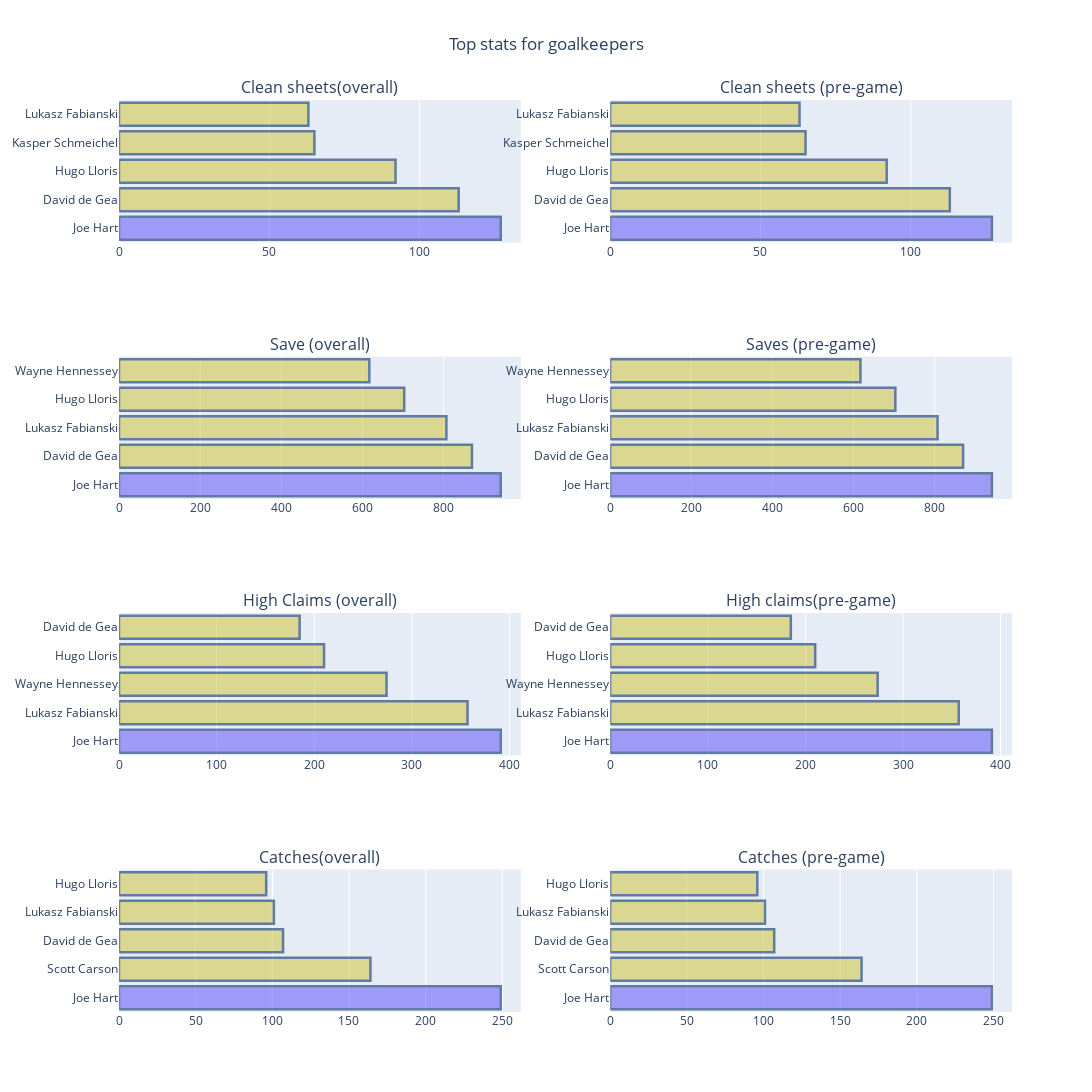

The notebook cell this image was saved under:
### Code cell
head=5
df1=goalies_38app.sort_values(by='Clean sheets', ascending=False).head(head)
df2=goalies_38app.sort_values(by='Saves', ascending=False).head(head)
                                          
df3=goalies_38app.sort_values(by='High Claims', ascending=False).head(head)
df4=goalies_38app.sort_values(by='Catches', ascending=False).head(head)

df11=goalies_38app.sort_values(by='Clean sheets', ascending=False).head(head)
df12=goalies_38app.sort_values(by='Saves', ascending=False).head(head)
df13=goalies_38app.sort_values(by='High Claims', ascending=False).head(head)
df14=goalies_38app.sort_values(by='Catches', ascending=False).head(head)

fig = make_subplots(rows=4, cols=2, subplot_titles=('Clean sheets(overall)', 'Clean sheets (pre-game)', 'Save (overall)',
                                                   'Saves (pre-game)',
                                                  'High Claims (overall)', 'High claims(pre-game)', 'Catches(overall)',
                                                  'Catches (pre-game)'))
fig.add_trace(go.Bar
              (y=df1['Name'], 
               x=df1["Clean sheets"], 
               hovertext=df1['Club'], 
               orientation='h'), row=1, col=1)
fig.add_trace(go.Bar(
                y=df2["Name"], 
                x=df2['Saves'],
                hovertext=df2['Club'],
                orientation='h'),
                row=2, col=1)

fig.add_trace(go.Bar(
                y=df3["Name"], 
                x=df3['High Claims'],
                hovertext=df3['Club'],
                orientation='h'),
                row=3, col=1)

fig.add_trace(go.Bar(
                y=df4["Name"], 
                x=df4['Catches'],
                hovertext=df4['Club'],
                orientation='h'),
                row=4, col=1)


fig.add_trace(go.Bar(
                y=df11["Name"], 
                x=df11['Clean sheets'],
                hovertext=df11['Club'],
                orientation='h'),
                row=1, col=2)

fig.add_trace(go.Bar(
                y=df12["Name"], 
                x=df12['Saves'],
                hovertext=df12['Club'],
                orientation='h'),
                row=2, col=2)

fig.add_trace(go.Bar(
                y=df13["Name"], 
                x=df13['High Claims'],
                hovertext=df13['Club'],
                orientation='h'),
                row=3, col=2)

fig.add_trace(go.Bar(
                y=df14["Name"], 
                x=df14['Catches'],
                hovertext=df14['Club'],
                orientation='h'),
                row=4, col=2)

fig.update_layout(title_text='Top stats for goalkeepers', title_x=0.5)
fig.update_traces(marker_color=['rgb(110, 102,250)', 'rgb(210, 202, 82)', 'rgb(210, 202,82)','rgb(210,202,82)',
                               'rgb(210,202,82)'], marker_line_color='rgb(8,48,107)',
                 marker_line_width=2.5, opacity=0.6)

fig.update_layout(showlegend=False)
fig.update_layout(autosize=False, width=1200, height=1600)
fig.show()

### Figure 1 — Plotly figure (JSON) as saved in the notebook; plotly's stock layout.template omitted (floating-point values rounded to 4 significant figures)
{"data": [{"hovertext": ["Tottenham-Hotspur", "Manchester-United", "Tottenham-Hotspur", "Leicester-City", "West-Ham-United"], "marker": {"color": ["rgb(110, 102,250)", "rgb(210, 202, 82)", "rgb(210, 202,82)", "rgb(210,202,82)", "rgb(210,202,82)"], "line": {"color": "rgb(8,48,107)", "width": 2.5}}, "opacity": 0.6, "orientation": "h", "type": "bar", "x": [127, 113, 92, 65, 63], "xaxis": "x", "y": ["Joe Hart", "David de Gea", "Hugo Lloris", "Kasper Schmeichel", "Lukasz Fabianski"], "yaxis": "y"}, {"hovertext": ["Tottenham-Hotspur", "Manchester-United", "West-Ham-United", "Tottenham-Hotspur", "Crystal-Palace"], "marker": {"color": ["rgb(110, 102,250)", "rgb(210, 202, 82)", "rgb(210, 202,82)", "rgb(210,202,82)", "rgb(210,202,82)"], "line": {"color": "rgb(8,48,107)", "width": 2.5}}, "opacity": 0.6, "orientation": "h", "type": "bar", "x": [941, 870, 807, 703, 617], "xaxis": "x3", "y": ["Joe Hart", "David de Gea", "Lukasz Fabianski", "Hugo Lloris", "Wayne Hennessey"], "yaxis": "y3"}, {"hovertext": ["Tottenham-Hotspur", "West-Ham-United", "Crystal-Palace", "Tottenham-Hotspur", "Manchester-United"], "marker": {"color": ["rgb(110, 102,250)", "rgb(210, 202, 82)", "rgb(210, 202,82)", "rgb(210,202,82)", "rgb(210,202,82)"], "line": {"color": "rgb(8,48,107)", "width": 2.5}}, "opacity": 0.6, "orientation": "h", "type": "bar", "x": [391, 357, 274, 210, 185], "xaxis": "x5", "y": ["Joe Hart", "Lukasz Fabianski", "Wayne Hennessey", "Hugo Lloris", "David de Gea"], "yaxis": "y5"}, {"hovertext": ["Tottenham-Hotspur", "Manchester-City", "Manchester-United", "West-Ham-United", "Tottenham-Hotspur"], "marker": {"color": ["rgb(110, 102,250)", "rgb(210, 202, 82)", "rgb(210, 202,82)", "rgb(210,202,82)", "rgb(210,202,82)"], "line": {"color": "rgb(8,48,107)", "width": 2.5}}, "opacity": 0.6, "orientation": "h", "type": "bar", "x": [249, 164, 107, 101, 96], "xaxis": "x7", "y": ["Joe Hart", "Scott Carson", "David de Gea", "Lukasz Fabianski", "Hugo Lloris"], "yaxis": "y7"}, {"hovertext": ["Tottenham-Hotspur", "Manchester-United", "Tottenham-Hotspur", "Leicester-City", "West-Ham-United"], "marker": {"color": ["rgb(110, 102,250)", "rgb(210, 202, 82)", "rgb(210, 202,82)", "rgb(210,202,82)", "rgb(210,202,82)"], "line": {"color": "rgb(8,48,107)", "width": 2.5}}, "opacity": 0.6, "orientation": "h", "type": "bar", "x": [127, 113, 92, 65, 63], "xaxis": "x2", "y": ["Joe Hart", "David de Gea", "Hugo Lloris", "Kasper Schmeichel", "Lukasz Fabianski"], "yaxis": "y2"}, {"hovertext": ["Tottenham-Hotspur", "Manchester-United", "West-Ham-United", "Tottenham-Hotspur", "Crystal-Palace"], "marker": {"color": ["rgb(110, 102,250)", "rgb(210, 202, 82)", "rgb(210, 202,82)", "rgb(210,202,82)", "rgb(210,202,82)"], "line": {"color": "rgb(8,48,107)", "width": 2.5}}, "opacity": 0.6, "orientation": "h", "type": "bar", "x": [941, 870, 807, 703, 617], "xaxis": "x4", "y": ["Joe Hart", "David de Gea", "Lukasz Fabianski", "Hugo Lloris", "Wayne Hennessey"], "yaxis": "y4"}, {"hovertext": ["Tottenham-Hotspur", "West-Ham-United", "Crystal-Palace", "Tottenham-Hotspur", "Manchester-United"], "marker": {"color": ["rgb(110, 102,250)", "rgb(210, 202, 82)", "rgb(210, 202,82)", "rgb(210,202,82)", "rgb(210,202,82)"], "line": {"color": "rgb(8,48,107)", "width": 2.5}}, "opacity": 0.6, "orientation": "h", "type": "bar", "x": [391, 357, 274, 210, 185], "xaxis": "x6", "y": ["Joe Hart", "Lukasz Fabianski", "Wayne Hennessey", "Hugo Lloris", "David de Gea"], "yaxis": "y6"}, {"hovertext": ["Tottenham-Hotspur", "Manchester-City", "Manchester-United", "West-Ham-United", "Tottenham-Hotspur"], "marker": {"color": ["rgb(110, 102,250)", "rgb(210, 202, 82)", "rgb(210, 202,82)", "rgb(210,202,82)", "rgb(210,202,82)"], "line": {"color": "rgb(8,48,107)", "width": 2.5}}, "opacity": 0.6, "orientation": "h", "type": "bar", "x": [249, 164, 107, 101, 96], "xaxis": "x8", "y": ["Joe Hart", "Scott Carson", "David de Gea", "Lukasz Fabianski", "Hugo Lloris"], "yaxis": "y8"}], "layout": {"annotations": [{"font": {"size": 16}, "showarrow": false, "text": "Clean sheets(overall)", "x": 0.225, "xanchor": "center", "xref": "paper", "y": 1, "yanchor": "bottom", "yref": "paper"}, {"font": {"size": 16}, "showarrow": false, "text": "Clean sheets (pre-game)", "x": 0.775, "xanchor": "center", "xref": "paper", "y": 1, "yanchor": "bottom", "yref": "paper"}, {"font": {"size": 16}, "showarrow": false, "text": "Save (overall)", "x": 0.225, "xanchor": "center", "xref": "paper", "y": 0.7188, "yanchor": "bottom", "yref": "paper"}, {"font": {"size": 16}, "showarrow": false, "text": "Saves (pre-game)", "x": 0.775, "xanchor": "center", "xref": "paper", "y": 0.7188, "yanchor": "bottom", "yref": "paper"}, {"font": {"size": 16}, "showarrow": false, "text": "High Claims (overall)", "x": 0.225, "xanchor": "center", "xref": "paper", "y": 0.4375, "yanchor": "bottom", "yref": "paper"}, {"font": {"size": 16}, "showarrow": false, "text": "High claims(pre-game)", "x": 0.775, "xanchor": "center", "xref": "paper", "y": 0.4375, "yanchor": "bottom", "yref": "paper"}, {"font": {"size": 16}, "showarrow": false, "text": "Catches(overall)", "x": 0.225, "xanchor": "center", "xref": "paper", "y": 0.1562, "yanchor": "bottom", "yref": "paper"}, {"font": {"size": 16}, "showarrow": false, "text": "Catches (pre-game)", "x": 0.775, "xanchor": "center", "xref": "paper", "y": 0.1562, "yanchor": "bottom", "yref": "paper"}], "autosize": false, "height": 1600, "showlegend": false, "title": {"text": "Top stats for goalkeepers", "x": 0.5}, "width": 1200, "xaxis": {"anchor": "y", "domain": [0, 0.45]}, "xaxis2": {"anchor": "y2", "domain": [0.55, 1]}, "xaxis3": {"anchor": "y3", "domain": [0, 0.45]}, "xaxis4": {"anchor": "y4", "domain": [0.55, 1]}, "xaxis5": {"anchor": "y5", "domain": [0, 0.45]}, "xaxis6": {"anchor": "y6", "domain": [0.55, 1]}, "xaxis7": {"anchor": "y7", "domain": [0, 0.45]}, "xaxis8": {"anchor": "y8", "domain": [0.55, 1]}, "yaxis": {"anchor": "x", "domain": [0.8438, 1]}, "yaxis2": {"anchor": "x2", "domain": [0.8438, 1]}, "yaxis3": {"anchor": "x3", "domain": [0.5625, 0.7188]}, "yaxis4": {"anchor": "x4", "domain": [0.5625, 0.7188]}, "yaxis5": {"anchor": "x5", "domain": [0.2812, 0.4375]}, "yaxis6": {"anchor": "x6", "domain": [0.2812, 0.4375]}, "yaxis7": {"anchor": "x7", "domain": [0, 0.1562]}, "yaxis8": {"anchor": "x8", "domain": [0, 0.1562]}}}
